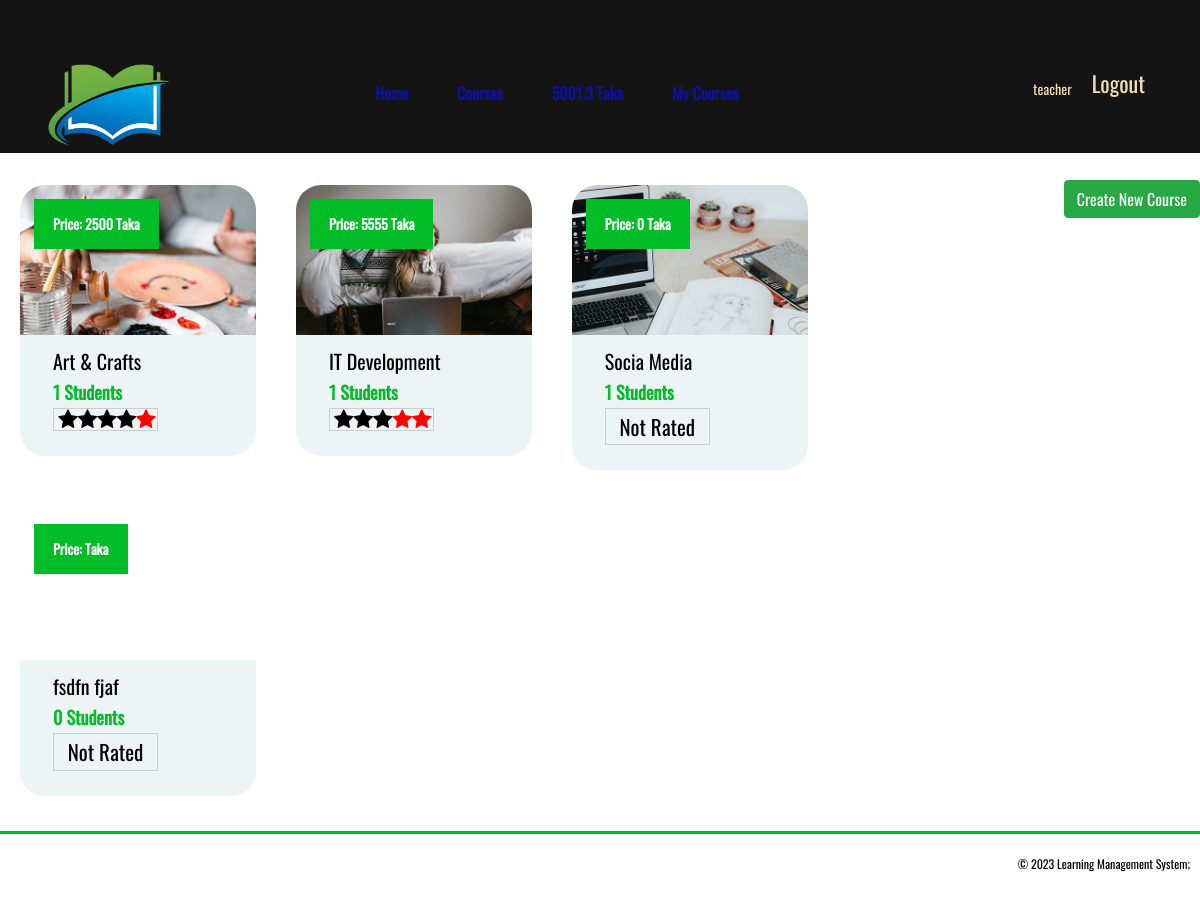
The page /my_course.php (signed in) on the database as committed earlier.
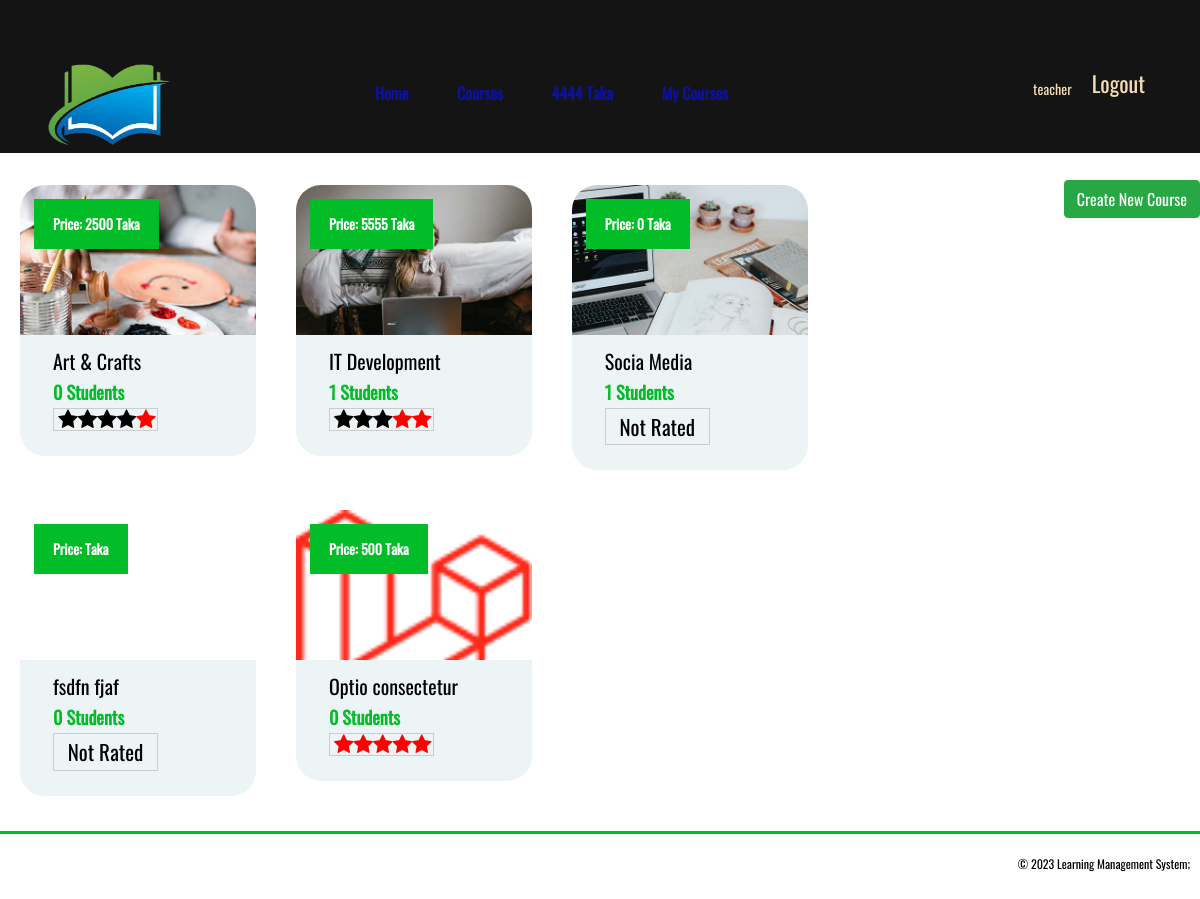
The same page on the database as committed later.
### tables this page shows
CREATE TABLE `course_table` (
  `course_id` int(11) NOT NULL,
  `course_title` varchar(266) NOT NULL,
  `course_details` text NOT NULL,
  `category_id` int(11) NOT NULL,
  `teacher_id` int(11) NOT NULL,
  `price` varchar(300) NOT NULL,
  `course_image` varchar(250) NOT NULL,
  `course_feature` tinyint(4) NOT NULL,
  `pay_status` tinyint(4) NOT NULL,
  `rat_total` int(11) NOT NULL,
  `rat_hit` int(11) NOT NULL
);

### include/dbcon.php (called while the page is built, shortened)
<?php
class DatabaseConnection{
	public $db;
	public function connectDataBase(){
		$this->db = new mysqli('localhost', 'root', '', 'online_edu');
	}
		public function queryfunk($query){
		$insert = $this->db->query($query) or die($this->db->error.__LINE__);
		if($insert){
			return $insert;
		} else {
			return false;
		}
	}
	public function queryfunk_help($query){
		$result = $this->db->query($query) or die($this->db->error.__LINE__);
		if($result->num_rows > 0){
			return $result;
		} else {
			return false;
		}
	}
}
 ?>

### include/ViewClass.php (called while the page is built, shortened)
<?php
include_once 'dbcon.php';
class ViewClass extends DatabaseConnection
{
	public function allcoursesbyauthId($id){
		$sqlquery = "SELECT * FROM course_table WHERE teacher_id = '$id'";
		$result = $this->queryfunk($sqlquery);
		return $result;
		}
		public function enrolestudentcount($id){
					$sqlquery = "SELECT * FROM enrole_student_list WHERE course_id = '$id'";
				$result = $this->queryfunk_help($sqlquery);
				if ($result==NULL) {
					return 0;
				}else{
				$result = mysqli_num_rows($result);
				return $result;
				}
				}
}
 ?>

### my_course.php (the view)
	<?php include 'include/header.php'; ?>
<div style="margin-top:180px;" class="row">
	<div class="col-md-12">
		<a href="add_course.php" class="btn btn-success float-right">Create New Course</a>
			 <div class="row">
					<?php
						$viewcourse = $viewcls->allcoursesbyauthId($student_id);
						foreach ($viewcourse as $value) {
					?>
				<div style="margin: 5px;" class=" col-lg-3 col-md-4 col-sm-6">
					<div class="course-item">
						<a href="courseplaylist.php?playlistid=<?php echo $value['course_id']?>">
						<div style="height: 150px;" class="course-thumb set-bg" data-setbg="<?php echo $value['course_image']; ?>">
							<div class="price">Price: <?php echo $value['price']; ?> Taka</div>
						</div>
						<div class="course-info">
							<div class="course-text">
								<h5><?php echo $value['course_title']; ?></h5>
								<div class="students"> <?php
								echo $viewcourse = $viewcls->enrolestudentcount($value['course_id']);
								 ?> Students</div><span>
								 	<div class="star-rating">
								 	<?php
								 if ($value['rat_total']>0) {
								  $ratting = ceil($value['rat_total']/$value['rat_hit']);
								 		 for ($i=1; $i <= $ratting; $i++) {
								 		 	echo "<i style='color:red;' class='fa fa-star'></i>";
								 		 }for ($i=1; $i <= 5-$ratting; $i++) {
											echo "<i style='color:black;' class='fa fa-star'></i>";
										}}else{
								 		 	echo "Not Rated";
								 		 }
								 		?>
									</div>
								 </span>
							</div>
						</div>
					</a>
					</div>
				</div>
		<?php } ?>
	</div>
	</div>
</div>
	<?php include 'include/footer.php'; ?>

Rows that differ between the two databases and show on the page:
computed for course_table "Art & Crafts": enrolestudentcount "1" → "0"
added course_table: shows a picture, price "500", course_title "Optio consectetur", enrolestudentcount "0", rat_total 5 (drawn)
